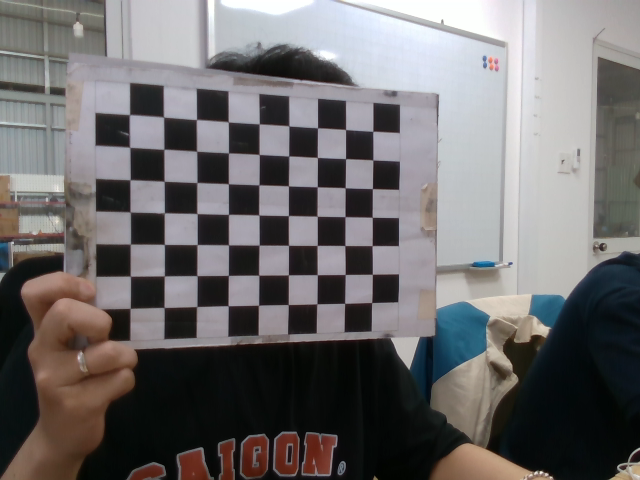
#> input picture camera_calibration/images/image0.png, 640 x 480 px; its folder holds only this picture in this run
$ python camera_calibaration.py
#> lines starting #> are read from the running program, lines starting #| are printed output that depends on the picture
import cv2 as cv
import os
import numpy as np

# Checker board size
CHESS_BOARD_DIM = (9, 7)

# The size of Square in the checker board.
SQUARE_SIZE = 24  # millimeters

# termination criteria
criteria = (cv.TERM_CRITERIA_EPS + cv.TERM_CRITERIA_MAX_ITER, 30, 0.001)


calib_data_path = "../calib_data_70"
CHECK_DIR = os.path.isdir(calib_data_path)


if not CHECK_DIR:
    os.makedirs(calib_data_path)
    print(f'"{calib_data_path}" Directory is created')

else:
    print(f'"{calib_data_path}" Directory already Exists.')

# prepare object points, like (0,0,0), (1,0,0), (2,0,0) ....,(6,5,0)
obj_3D = np.zeros((CHESS_BOARD_DIM[0] * CHESS_BOARD_DIM[1], 3), np.float32)

obj_3D[:, :2] = np.mgrid[0 : CHESS_BOARD_DIM[0], 0 : CHESS_BOARD_DIM[1]].T.reshape(
    -1, 2
)
obj_3D *= SQUARE_SIZE
print(obj_3D)

# Arrays to store object points and image points from all the images.
obj_points_3D = []  # 3d point in real world space
img_points_2D = []  # 2d points in image plane.

# The images directory path
image_dir_path = "images"

files = os.listdir(image_dir_path)
for file in files:
    print(file)
    imagePath = os.path.join(image_dir_path, file)
    # print(imagePath)

    image = cv.imread(imagePath)
#> image is the input picture: shape (480, 640, 3); mean B, G, R 107.7, 107.2, 109.7
    grayScale = cv.cvtColor(image, cv.COLOR_BGR2GRAY)
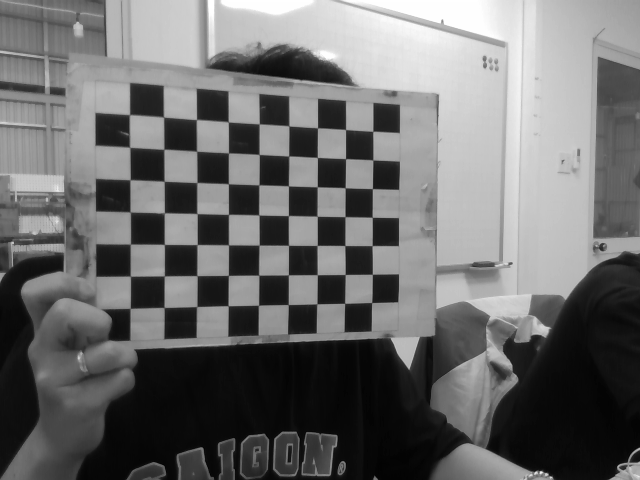
#> grayScale: shape (480, 640); min 2, max 255, mean 108
    ret, corners = cv.findChessboardCorners(image, CHESS_BOARD_DIM, None)
#> ret = True; corners = 63 rows, first 8: [371.7, 302.4], [344.7, 303.2], [316.9, 303.7], [288.3, 304.5], [258.5, 305.2], [228.1, 305.5], [196.8, 306.5], [164.1, 307.4]
    if ret == True:
        obj_points_3D.append(obj_3D)
        corners2 = cv.cornerSubPix(grayScale, corners, (3, 3), (-1, -1), criteria)
#> corners2 = 63 rows, first 8: [371.6, 302.5], [344.7, 303.3], [316.8, 303.8], [288.2, 304.5], [258.5, 305.3], [228.1, 305.7], [196.7, 306.5], [164.1, 307.5]
        img_points_2D.append(corners2)

        img = cv.drawChessboardCorners(image, CHESS_BOARD_DIM, corners2, ret)
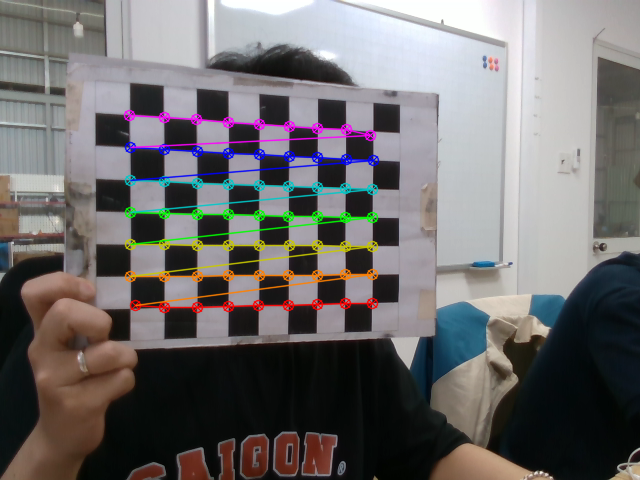
#> img: shape (480, 640, 3); mean B, G, R 107.9, 107.7, 110.5

cv.destroyAllWindows()
# h, w = image.shape[:2]
ret, mtx, dist, rvecs, tvecs = cv.calibrateCamera(
    obj_points_3D, img_points_2D, grayScale.shape[::-1], None, None
)
#> ret = 0.72; mtx = [[1444.8, 0, 363.4], [0, 1226.1, 285.4], [0, 0, 1]]; dist = [[-2.88, 41.42, -0.0872, -0.131, -297.2]]; rvecs = ([1.01, 0.0966, -2.98],); tvecs = ([5.68, 14.3, 1043.6],)
print("calibrated")

print("duming the data into one files using numpy ")
np.savez(
    f"{calib_data_path}/MultiMatrix",
    camMatrix=mtx,
    distCoef=dist,
    rVector=rvecs,
    tVector=tvecs,
    objPoints3D = obj_points_3D,
    imgPoints2D = img_points_2D
)

print("-------------------------------------------")

print("loading data stored using numpy savez function\n \n \n")

data = np.load(f"{calib_data_path}/MultiMatrix.npz")

camMatrix = data["camMatrix"]
distCof = data["distCoef"]
rVector = data["rVector"]
tVector = data["tVector"]
objPoints3D = data["objPoints3D"]
img_points_2D = data["imgPoints2D"]

print("loaded calibration data successfully")
print("Validation ...")

mean_error = 0
for i in range(len(objPoints3D)):
    imgpoints2, _ = cv.projectPoints(objPoints3D[i], rVector[i], tVector[i], camMatrix, distCof)
    error = cv.norm(img_points_2D[i], imgpoints2, cv.NORM_L2)/len(imgpoints2)
    mean_error += error
print( "Total error: {}".format(mean_error/len(objPoints3D)) )

$ run again, on camera_calibration/images/image12.png
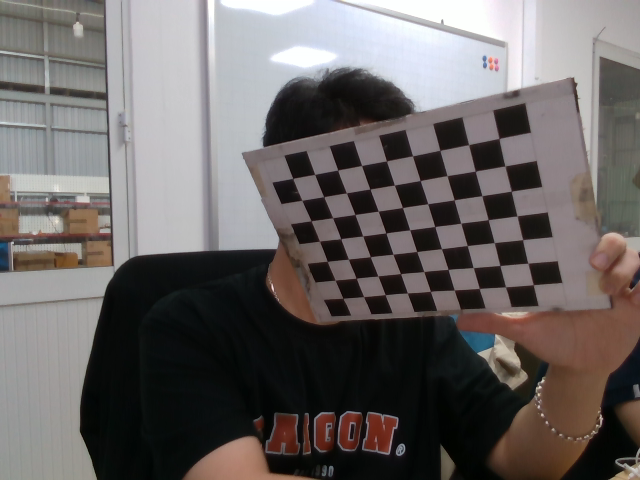
#> input picture camera_calibration/images/image12.png, 640 x 480 px
#> image is the input picture: shape (480, 640, 3); mean B, G, R 99.8, 100.9, 105.8
#> `grayScale = cv.cvtColor(image, cv.COLOR_BGR2GRAY)`:
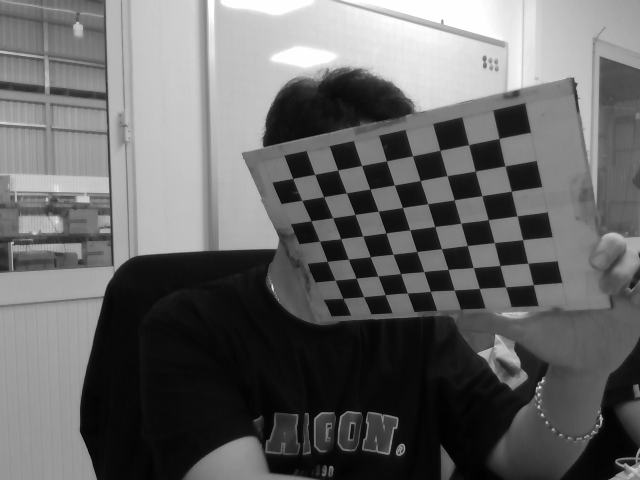
#> grayScale: shape (480, 640); min 1, max 255, mean 102.2
#> `ret, corners = cv.findChessboardCorners(image, CHESS_BOARD_DIM, None)`: ret = True; corners = 63 rows, first 8: [293.1, 178.4], [314.7, 174.3], [338, 170.1], [361.5, 165.5], [386.5, 160.9], [412.6, 155.7], [440, 150.5], [471, 147]
#> corners2 = 63 rows, first 8: [292.8, 178.4], [314.7, 174.4], [337.7, 170.1], [361.6, 165.5], [386.5, 161], [412.6, 155.8], [439.9, 150.4], [468.6, 144.7]
#> `img = cv.drawChessboardCorners(image, CHESS_BOARD_DIM, corners2, ret)`:
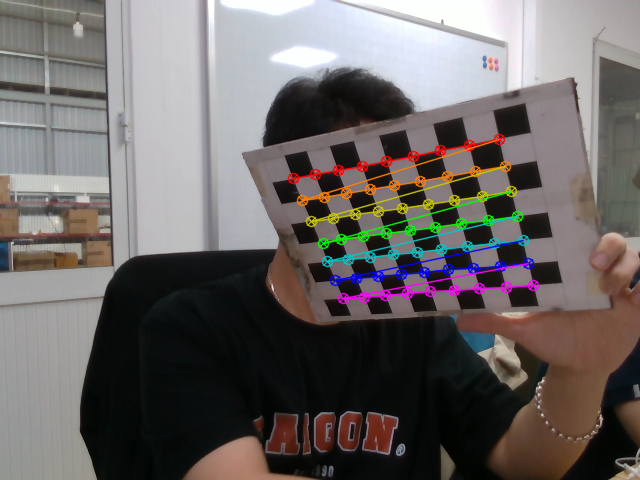
#> img: shape (480, 640, 3); mean B, G, R 100.5, 101.8, 107
#> `ret, mtx, dist, rvecs, tvecs = cv.calibrateCamera( obj_points_3D, img_..`: ret = 0.559; mtx = [[581.8, 0, 291.9], [0, 600.8, 232.4], [0, 0, 1]]; dist = [[0.0358, 1.04, 0.0117, -0.032, -3.25]]; rvecs = ([0.566, 0.47, -0.275],); tvecs = ([0.977, -49.42, 551.5],)

$ run again, on camera_calibration/images/image14.png
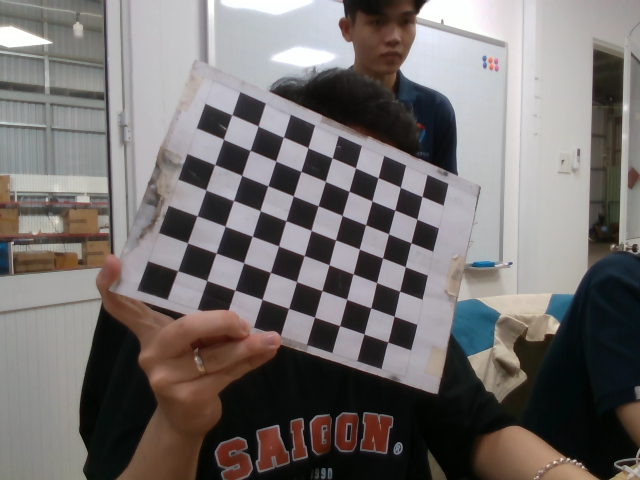
#> input picture camera_calibration/images/image14.png, 640 x 480 px
#> image is the input picture: shape (480, 640, 3); mean B, G, R 109.6, 110.9, 115.6
#> `grayScale = cv.cvtColor(image, cv.COLOR_BGR2GRAY)`:
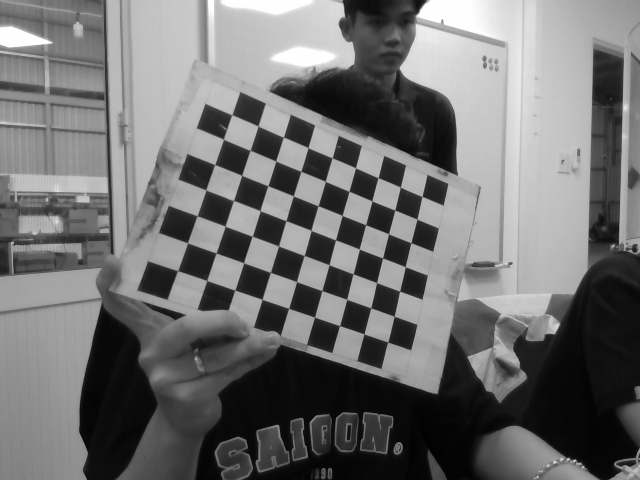
#> grayScale: shape (480, 640); min 1, max 255, mean 112.1
#> `ret, corners = cv.findChessboardCorners(image, CHESS_BOARD_DIM, None)`: ret = True; corners = 63 rows, first 8: [231.8, 114.7], [258, 126.1], [283.4, 137.2], [308, 147.6], [332.2, 157.8], [355.5, 167.9], [378.1, 177.6], [400.3, 187.3]
#> corners2 = 63 rows, first 8: [231.8, 114.8], [258.1, 126], [283.4, 137.1], [307.9, 147.6], [332.2, 157.8], [355.5, 167.9], [378.1, 177.7], [400.3, 187.2]
#> `img = cv.drawChessboardCorners(image, CHESS_BOARD_DIM, corners2, ret)`:
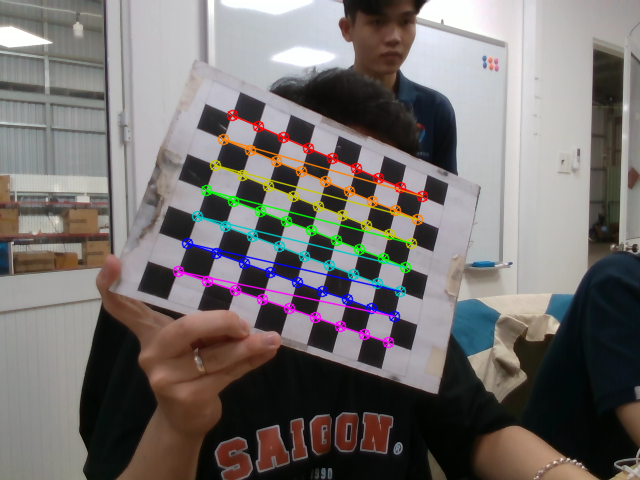
#> img: shape (480, 640, 3); mean B, G, R 109.4, 111, 116.1
#> `ret, mtx, dist, rvecs, tvecs = cv.calibrateCamera( obj_points_3D, img_..`: ret = 0.2; mtx = [[644.3, 0, 333.7], [0, 641.6, 244.2], [0, 0, 1]]; dist = [[0.436, -11.62, -0.00435, -0.003, 109.5]]; rvecs = ([-0.264, -0.355, 0.311],); tvecs = ([-87.14, -111.1, 557.7],)

$ run again, on camera_calibration/images/image1.png
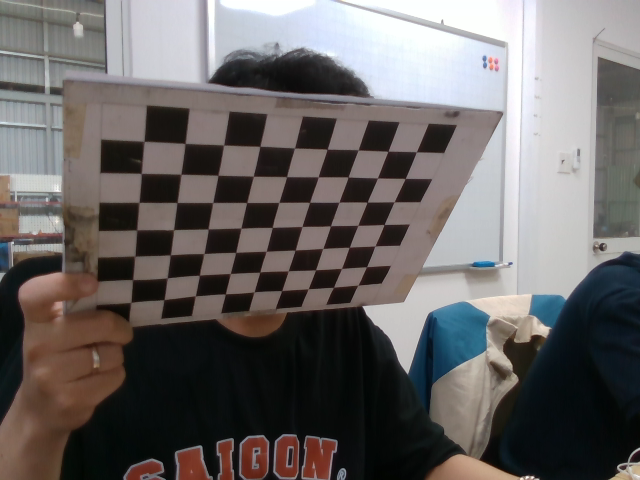
#> input picture camera_calibration/images/image1.png, 640 x 480 px
#> image is the input picture: shape (480, 640, 3); mean B, G, R 100.2, 101.2, 105.2
#> `grayScale = cv.cvtColor(image, cv.COLOR_BGR2GRAY)`:
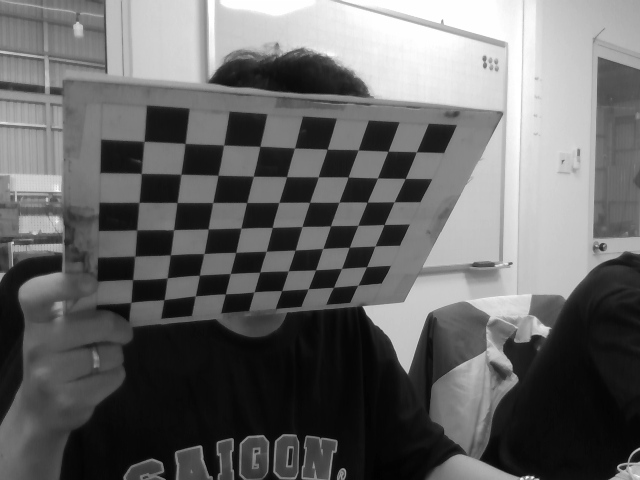
#> grayScale: shape (480, 640); min 2, max 255, mean 102.3
#> `ret, corners = cv.findChessboardCorners(image, CHESS_BOARD_DIM, None)`: ret = True; corners = 63 rows, first 8: [144.2, 141.4], [185.1, 143.4], [223.6, 145.1], [259.8, 146.2], [294.4, 147.9], [327.1, 149.3], [358.2, 150], [387.9, 151.3]
#> corners2 = 63 rows, first 8: [144, 141.4], [185, 143.5], [223.6, 145.1], [259.8, 146.4], [294.5, 148], [327.1, 149.2], [358.2, 149.9], [387.9, 151.3]
#> `img = cv.drawChessboardCorners(image, CHESS_BOARD_DIM, corners2, ret)`:
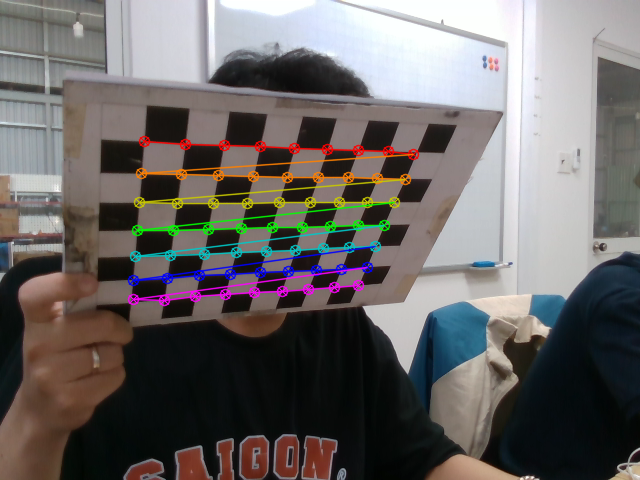
#> img: shape (480, 640, 3); mean B, G, R 101.1, 102.4, 106.6
#> `ret, mtx, dist, rvecs, tvecs = cv.calibrateCamera( obj_points_3D, img_..`: ret = 0.564; mtx = [[586.2, 0, 348.8], [0, 579, 224], [0, 0, 1]]; dist = [[-0.994, 10.02, -0.01, -0.0184, -35.46]]; rvecs = ([0.708, -0.46, 0.15],); tvecs = ([-121.5, -49.44, 342],)
